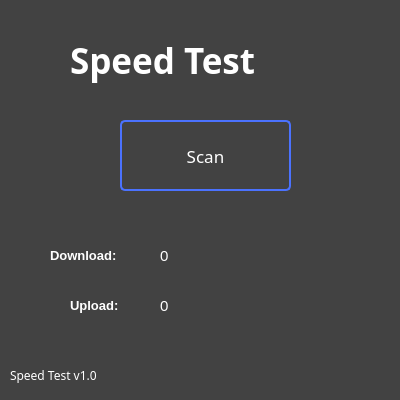
<?xml version="1.0" encoding="UTF-8"?>
<ui version="4.0">
 <class>Form</class>
 <widget class="QWidget" name="Form">
  <property name="geometry">
   <rect>
    <x>0</x>
    <y>0</y>
    <width>400</width>
    <height>400</height>
   </rect>
  </property>
  <property name="windowTitle">
   <string>Form</string>
  </property>
  <property name="styleSheet">
   <string notr="true">color: #fff;
background-color: rgb(66, 66, 66);</string>
  </property>
  <widget class="QLabel" name="label_banner">
   <property name="geometry">
    <rect>
     <x>70</x>
     <y>30</y>
     <width>261</width>
     <height>61</height>
    </rect>
   </property>
   <property name="font">
    <font>
     <family>Montserrat SemiBold</family>
     <pointsize>26</pointsize>
     <weight>75</weight>
     <bold>true</bold>
    </font>
   </property>
   <property name="text">
    <string>Speed Test</string>
   </property>
  </widget>
  <widget class="QPushButton" name="scan_btn">
   <property name="geometry">
    <rect>
     <x>120</x>
     <y>120</y>
     <width>171</width>
     <height>71</height>
    </rect>
   </property>
   <property name="font">
    <font>
     <family>MS Reference Sans Serif</family>
     <pointsize>13</pointsize>
    </font>
   </property>
   <property name="cursor">
    <cursorShape>PointingHandCursor</cursorShape>
   </property>
   <property name="styleSheet">
    <string notr="true">QPushButton {
	color: #fff;
	border: 2px solid rgb(75, 114, 254);
	border-radius: 5px;
}
QPushButton:hover {
	background-color: rgb(75, 114, 254);
}</string>
   </property>
   <property name="text">
    <string>Scan</string>
   </property>
  </widget>
  <widget class="QLabel" name="label_download_b">
   <property name="geometry">
    <rect>
     <x>50</x>
     <y>240</y>
     <width>101</width>
     <height>31</height>
    </rect>
   </property>
   <property name="font">
    <font>
     <pointsize>10</pointsize>
     <weight>75</weight>
     <bold>true</bold>
    </font>
   </property>
   <property name="styleSheet">
    <string notr="true">QLabel {
	color: #fff;
}</string>
   </property>
   <property name="text">
    <string>Download:</string>
   </property>
  </widget>
  <widget class="QLabel" name="label_upload_b">
   <property name="geometry">
    <rect>
     <x>70</x>
     <y>290</y>
     <width>81</width>
     <height>31</height>
    </rect>
   </property>
   <property name="font">
    <font>
     <pointsize>10</pointsize>
     <weight>75</weight>
     <bold>true</bold>
    </font>
   </property>
   <property name="styleSheet">
    <string notr="true">QLabel {
	color: #fff;
}</string>
   </property>
   <property name="text">
    <string>Upload:</string>
   </property>
  </widget>
  <widget class="QLabel" name="label">
   <property name="geometry">
    <rect>
     <x>10</x>
     <y>360</y>
     <width>121</width>
     <height>31</height>
    </rect>
   </property>
   <property name="font">
    <font>
     <family>MS Reference Sans Serif</family>
     <pointsize>9</pointsize>
    </font>
   </property>
   <property name="text">
    <string>Speed Test v1.0</string>
   </property>
  </widget>
  <widget class="QLabel" name="label_download">
   <property name="geometry">
    <rect>
     <x>160</x>
     <y>240</y>
     <width>211</width>
     <height>31</height>
    </rect>
   </property>
   <property name="font">
    <font>
     <pointsize>11</pointsize>
     <weight>50</weight>
     <bold>false</bold>
    </font>
   </property>
   <property name="styleSheet">
    <string notr="true">QLabel {
	color: #fff;
}</string>
   </property>
   <property name="text">
    <string>0</string>
   </property>
  </widget>
  <widget class="QLabel" name="label_upload">
   <property name="geometry">
    <rect>
     <x>160</x>
     <y>290</y>
     <width>211</width>
     <height>31</height>
    </rect>
   </property>
   <property name="font">
    <font>
     <pointsize>11</pointsize>
     <weight>50</weight>
     <bold>false</bold>
    </font>
   </property>
   <property name="styleSheet">
    <string notr="true">QLabel {
	color: #fff;
}</string>
   </property>
   <property name="text">
    <string>0</string>
   </property>
  </widget>
 </widget>
 <resources/>
 <connections/>
</ui>
